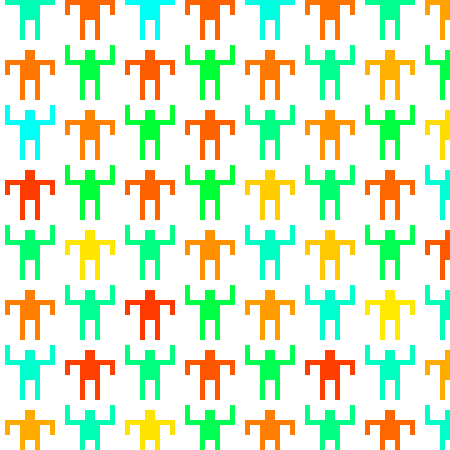
Frame 1 (no input)
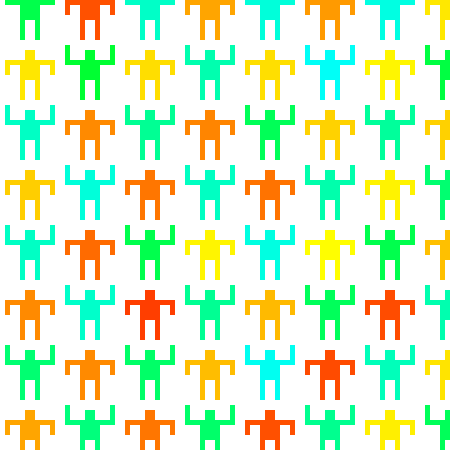
Frame 60 (the mouse pressed at the canvas centre just before this capture)
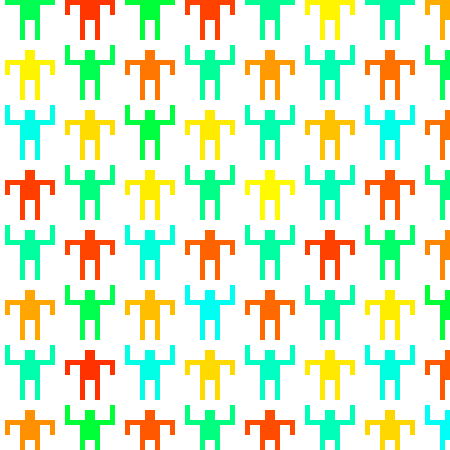
Frame 120 (the mouse held since frame 60 and released just before this capture)

The Processing sketch that drew these frames (run headless with seeded random() and noise(); from frame 60 on, the mouse is pressed at the canvas centre):

// Processing sketch: processing_115571
// ── processing_115571.pde


void setup() {
  size(450, 450);
  rectMode(CORNER);
  background(255);
}
void draw() {
  
  background(255);
  for (int i=0;i<height;i+=60) {
    for (int j=0;j<width;j+=60) {
      if ((i+j) %120==0) {
        man2(j+20, i);
      }
      else {
        man(j+20, i);
      }
      if (mousePressed == true) {
        fill(0);
      }
    }
  }
}
void man(int x, int y) {
 
  noStroke();
  fill(255, int(random(50, 255)), 0);
  rect(x, y, 20, 20);  //body
  rect(x+5, y-10, 10, 10); // head
  rect(x, y+20, 5, 20);  //leftleg
  rect(x+15, y+20, 5, 20); //rightleg
  rect(x-15, y, 15, 5);  //leftarm
  rect(x+20, y, 15, 5);  //rightarm
  rect(x-15, y, 5, 15);
  rect(x+30, y, 5, 15);
}
void man2(int x, int y) {
  noStroke();
  fill(0, 255, int(random(50, 255)));
  rect(x, y, 20, 20);  //body
  rect(x+5, y-10, 10, 10); // head
  rect(x, y+20, 5, 20);  //leftleg
  rect(x+15, y+20, 5, 20); //rightleg
  rect(x-15, y, 15, 5);  //leftarm
  rect(x+20, y, 15, 5);  //rightarm
  rect(x-15, y, 5, -15);
  rect(x+30, y, 5, -15);
}
